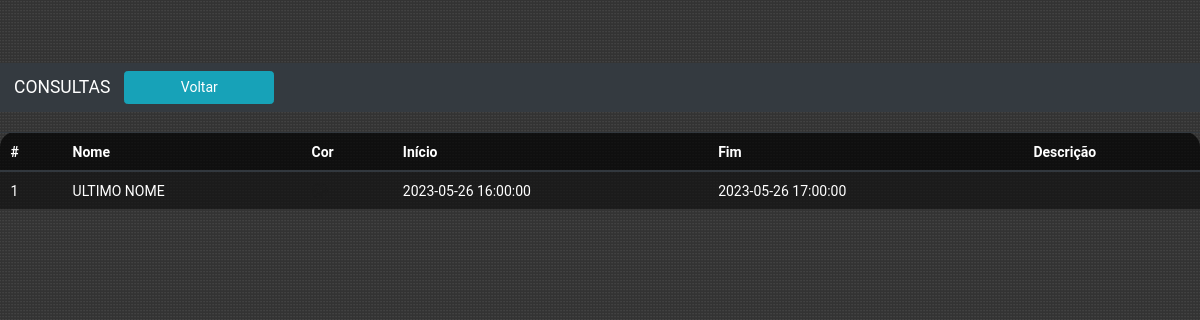
The app's page /php/editar_dados/consultas.php?nome=ULTIMO NOME with its own data.
### tables this page shows
CREATE TABLE `events` (
  `id` int(11) NOT NULL,
  `title` varchar(220) NOT NULL,
  `color` varchar(10) NOT NULL,
  `start` datetime NOT NULL,
  `end` datetime NOT NULL,
  `descricao` varchar(220) DEFAULT NULL
);

### php/editar_dados/consultas.php (the view, shortened to what this page needs)
<?php
	include_once('conexao.php');
	$nome = filter_input(INPUT_GET, 'nome');
	$sql = "SELECT * FROM events WHERE title = '$nome' ORDER BY id ASC";
	$result = $conn->query($sql);
?>
<html>
	<head>
		<?php include "./header.php"; ?>
	</head>
	<body>
		<nav class="navbar navbar-expand-lg navbar-dark bg-dark">
			<a class="navbar-brand" href="#">CONSULTAS</a>
			<div class="collapse navbar-collapse" id="navbarSupportedContent">
				<ul class="navbar-nav mr-auto">
					<li class="nav-item active">
							<button type="button" class="btn btn-info" style='width:150px;'><a href="index.php" style="text-decoration:none; color:white;">Voltar</a></button>
					</li>
				</ul>
			</div>
		</nav>
		<div id="tabela-dados">
			<table class="table table-striped table-dark table-bg">
			<thead>
				<tr>
				<th scope="col">#</th>
				<th scope="col">Nome</th>
				<th scope="col">Cor</th>
				<th scope="col">Início</th>
				<th scope="col">Fim</th>
				<th scope="col">Descrição</th>
				</tr>
			</thead>
			<tbody>
				<?php
					$contador = 0;
					while($user_data = mysqli_fetch_assoc($result)){
						$contador++;
						echo "<tr>";
						echo "<td>".$contador."</td>";
						echo "<td>".$user_data['title']."</td>";
						echo
						"<td>
							<svg xmlns='http://www.w3.org/2000/svg' width='16' height='16' fill='currentColor' class='bi bi-palette' viewBox='0 0 16 16' color='$user_data[color]'>
								<path d='M8 5a1.5 1.5 0 1 0 0-3 1.5 1.5 0 0 0 0 3zm4 3a1.5 1.5 0 1 0 0-3 1.5 1.5 0 0 0 0 3zM5.5 7a1.5 1.5 0 1 1-3 0 1.5 1.5 0 0 1 3 0zm.5 6a1.5 1.5 0 1 0 0-3 1.5 1.5 0 0 0 0 3z'/>
								<path d='M16 8c0 3.15-1.866 2.585-3.567 2.07C11.42 9.763 10.465 9.473 10 10c-.603.683-.475 1.819-.351 2.92C9.826 14.495 9.996 16 8 16a8 8 0 1 1 8-8zm-8 7c.611 0 .654-.171.655-.176.078-.146.124-.464.07-1.119-.014-.168-.037-.37-.061-.591-.052-.464-.112-1.005-.118-1.462-.01-.707.083-1.61.704-2.314.369-.417.845-.578 1.272-.618.404-.038.812.026 1.16.104.343.077.702.186 1.025.284l.028.008c.346.105.658.199.953.266.653.148.904.083.991.024C14.717 9.38 15 9.161 15 8a7 7 0 1 0-7 7z'/>
							</svg>
						</td>";
						echo "<td>".$user_data['start']."</td>";
						echo "<td>".$user_data['end']."</td>";
						echo "<td>".$user_data['url']."</td>";
						echo "</tr>";
					}
				?>
			</table>
		</div>
	</body>
</html>

### css/style.css (style rules this page uses)
* { font-family: 'Roboto', sans-serif; font-size: 14px; margin: 0; padding: 0; }
html { height: 100%; }
body { min-height: 100vh ; display: flex; flex-direction: column; background-image: url("../images/pattern.png"),url('../images/img-3.png'); background-position: 48% 61%; }
#tabela-dados { margin-top: 20px; }

### php/editar_dados/header.php (style rules this page uses)
body { background-image: url("../../images/pattern.png"); }

### php/editar_dados/consultas.php (style rules this page uses)
.table-bg { background: rgba(0,0,0,0.7); border-radius: 15px 15px 0 0; }

### records on screen
events: title "ULTIMO NOME", start "2023-05-26 16:00:00", end "2023-05-26 17:00:00"
